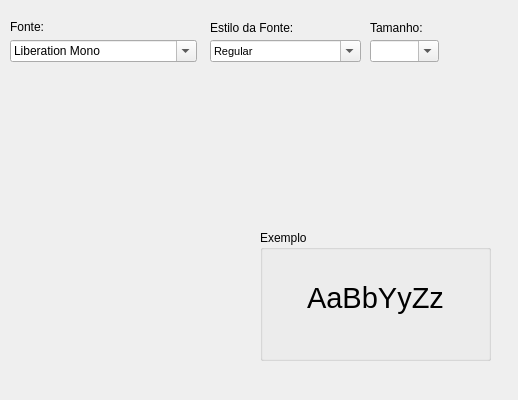
<?xml version="1.0" encoding="UTF-8"?>
<ui version="4.0">
 <class>font_window</class>
 <widget class="QMainWindow" name="font_window">
  <property name="geometry">
   <rect>
    <x>0</x>
    <y>0</y>
    <width>518</width>
    <height>400</height>
   </rect>
  </property>
  <property name="windowTitle">
   <string>Fonte</string>
  </property>
  <property name="autoFillBackground">
   <bool>false</bool>
  </property>
  <property name="documentMode">
   <bool>true</bool>
  </property>
  <property name="tabShape">
   <enum>QTabWidget::Rounded</enum>
  </property>
  <widget class="QWidget" name="centralwidget">
   <widget class="QLabel" name="label">
    <property name="geometry">
     <rect>
      <x>10</x>
      <y>20</y>
      <width>47</width>
      <height>13</height>
     </rect>
    </property>
    <property name="font">
     <font>
      <pointsize>9</pointsize>
     </font>
    </property>
    <property name="text">
     <string>Fonte:</string>
    </property>
   </widget>
   <widget class="QFontComboBox" name="fonte">
    <property name="geometry">
     <rect>
      <x>10</x>
      <y>40</y>
      <width>187</width>
      <height>22</height>
     </rect>
    </property>
    <property name="styleSheet">
     <string notr="true"/>
    </property>
    <property name="fontFilters">
     <set>QFontComboBox::AllFonts</set>
    </property>
    <property name="currentFont">
     <font>
      <family>Consolas</family>
     </font>
    </property>
   </widget>
   <widget class="QLabel" name="label_2">
    <property name="geometry">
     <rect>
      <x>210</x>
      <y>20</y>
      <width>101</width>
      <height>16</height>
     </rect>
    </property>
    <property name="font">
     <font>
      <pointsize>9</pointsize>
     </font>
    </property>
    <property name="text">
     <string>Estilo da Fonte:</string>
    </property>
   </widget>
   <widget class="QComboBox" name="estilo">
    <property name="enabled">
     <bool>true</bool>
    </property>
    <property name="geometry">
     <rect>
      <x>210</x>
      <y>40</y>
      <width>151</width>
      <height>22</height>
     </rect>
    </property>
    <property name="font">
     <font>
      <pointsize>8</pointsize>
      <italic>false</italic>
      <kerning>true</kerning>
     </font>
    </property>
    <property name="contextMenuPolicy">
     <enum>Qt::DefaultContextMenu</enum>
    </property>
    <property name="acceptDrops">
     <bool>false</bool>
    </property>
    <property name="autoFillBackground">
     <bool>true</bool>
    </property>
    <property name="styleSheet">
     <string notr="true"/>
    </property>
    <property name="editable">
     <bool>true</bool>
    </property>
    <property name="insertPolicy">
     <enum>QComboBox::InsertAtCurrent</enum>
    </property>
    <property name="frame">
     <bool>true</bool>
    </property>
    <property name="modelColumn">
     <number>0</number>
    </property>
    <item>
     <property name="text">
      <string>Regular</string>
     </property>
    </item>
    <item>
     <property name="text">
      <string>Itálico</string>
     </property>
    </item>
    <item>
     <property name="text">
      <string>Negrito</string>
     </property>
    </item>
    <item>
     <property name="text">
      <string>Itálico e Negrito</string>
     </property>
    </item>
   </widget>
   <widget class="QLabel" name="label_3">
    <property name="geometry">
     <rect>
      <x>370</x>
      <y>20</y>
      <width>81</width>
      <height>16</height>
     </rect>
    </property>
    <property name="font">
     <font>
      <pointsize>9</pointsize>
     </font>
    </property>
    <property name="text">
     <string>Tamanho:</string>
    </property>
   </widget>
   <widget class="QComboBox" name="tamanho">
    <property name="geometry">
     <rect>
      <x>370</x>
      <y>40</y>
      <width>69</width>
      <height>22</height>
     </rect>
    </property>
    <property name="editable">
     <bool>true</bool>
    </property>
   </widget>
   <widget class="QGroupBox" name="groupBox">
    <property name="geometry">
     <rect>
      <x>260</x>
      <y>230</y>
      <width>231</width>
      <height>131</height>
     </rect>
    </property>
    <property name="font">
     <font>
      <pointsize>9</pointsize>
     </font>
    </property>
    <property name="title">
     <string>Exemplo</string>
    </property>
    <widget class="QLabel" name="exemplo">
     <property name="geometry">
      <rect>
       <x>0</x>
       <y>12</y>
       <width>231</width>
       <height>111</height>
      </rect>
     </property>
     <property name="font">
      <font>
       <pointsize>22</pointsize>
      </font>
     </property>
     <property name="layoutDirection">
      <enum>Qt::LeftToRight</enum>
     </property>
     <property name="text">
      <string>AaBbYyZz</string>
     </property>
     <property name="alignment">
      <set>Qt::AlignCenter</set>
     </property>
    </widget>
   </widget>
  </widget>
 </widget>
 <resources/>
 <connections/>
</ui>
